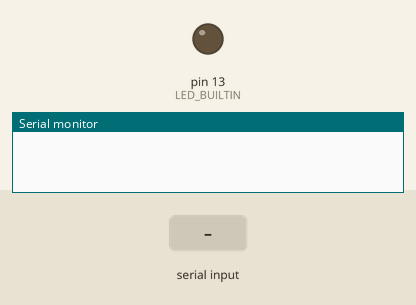
Bench run of a sketch on a simulated Arduino Uno, built with avr-gcc and run on an emulated ATmega328P. Shown: output pins drawn as LEDs (lit = HIGH), the last lines printed to the serial monitor. The inputs (shaded band) are chosen by the test bench.

Above: at 1.2 s.
1.3 s: "1" received over Serial
At 2.5 s:
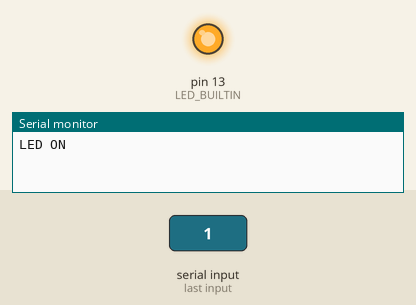
2.8 s: "0" received over Serial
At 3.8 s:
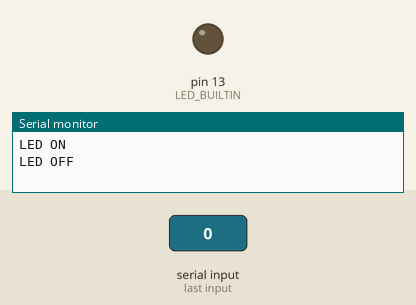
Timing chart, 0 to 5.8 s (numbered marks = the images above; inputs shaded):
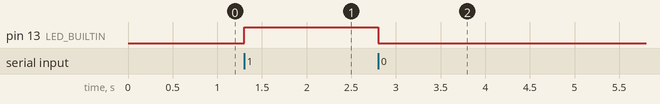

Measured:
- after the input at 1.3 s, pin 13 (LED_BUILTIN): LOW → HIGH at once
- after the input at 2.8 s, pin 13 (LED_BUILTIN): HIGH → LOW at once

The sketch:

led_control.ino
```cpp
void setup() {
  pinMode(LED_BUILTIN, OUTPUT);
  Serial.begin(9600);
}

void loop() {
  if (Serial.available()) {
    char cmd = Serial.read();
    if (cmd == '1') {
      digitalWrite(LED_BUILTIN, HIGH);
      Serial.println("LED ON");
    } else if (cmd == '0') {
      digitalWrite(LED_BUILTIN, LOW);
      Serial.println("LED OFF");
    }
  }
}
```
